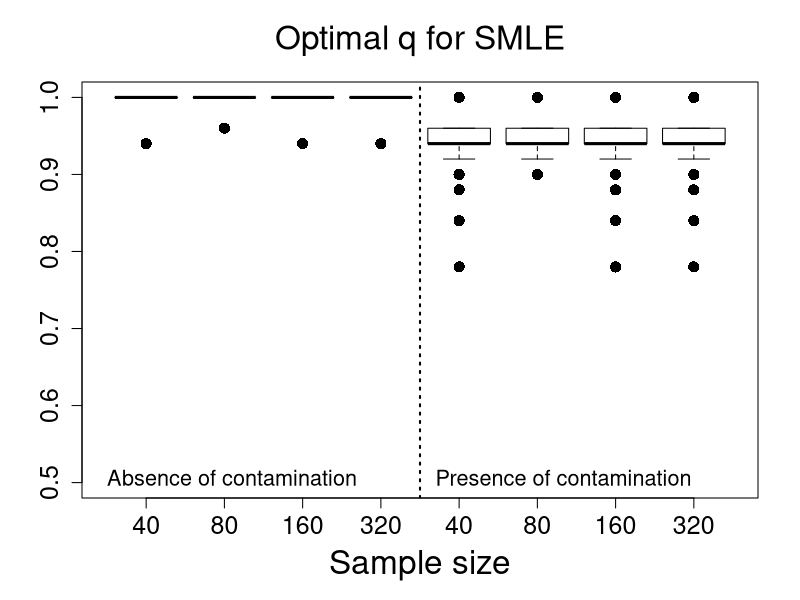
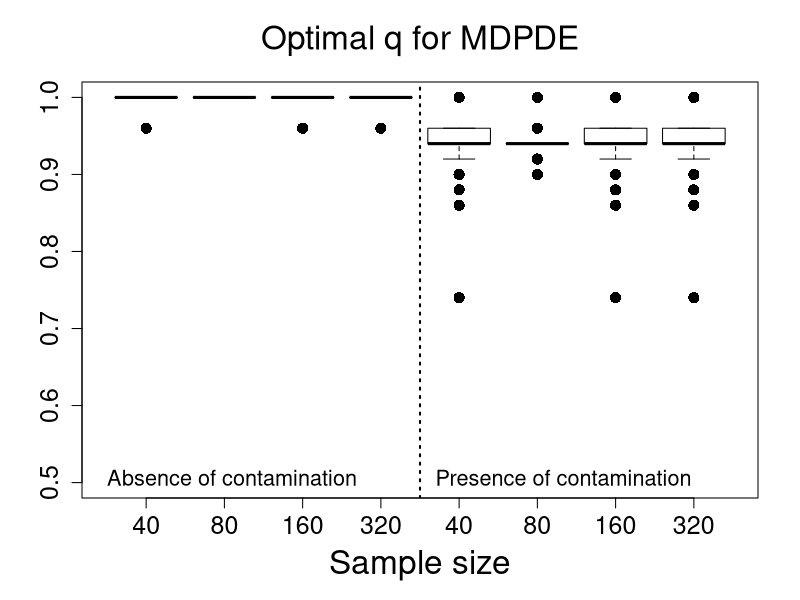

Recreate these plots in R, in order.

#**********************Optimal tuning values***************#
rm(list=ls())

data40 <- read.table("Qoptimal_Scenario4_n40.txt", h=T)
data80 <- read.table("Qoptimal_Scenario4_n80.txt", h=T)
data160 <- read.table("Qoptimal_Scenario4_n40.txt", h=T)
data320 <- read.table("Qoptimal_Scenario4_n40.txt", h=T)

SMLE_n40 <-  data40$qoptimal_SMLE;     SMLEC_n40 <-   data40$qoptimal_SMLE_C
MDPDE_n40 <- data40$qoptimal_MDPDE;    MDPDEC_n40 <-  data40$qoptimal_MDPDE_C
SMLE_n80 <-  data80$qoptimal_SMLE;     SMLEC_n80 <-   data80$qoptimal_SMLE_C
MDPDE_n80 <- data80$qoptimal_MDPDE;    MDPDEC_n80 <-  data80$qoptimal_MDPDE_C
SMLE_n160 <- data160$qoptimal_SMLE;    SMLEC_n160 <-  data160$qoptimal_SMLE_C
MDPDE_n160 <-data160$qoptimal_MDPDE;   MDPDEC_n160 <- data160$qoptimal_MDPDE_C
SMLE_n320 <- data320$qoptimal_SMLE;    SMLEC_n320 <-  data320$qoptimal_SMLE_C
MDPDE_n320 <-data320$qoptimal_MDPDE;   MDPDEC_n320 <- data320$qoptimal_MDPDE_C

#==================================================================
#==================================================================

par(mfrow=c(1,1))

boxplot(SMLE_n40,SMLE_n80,SMLE_n160,SMLE_n320,SMLEC_n40,SMLEC_n80,SMLEC_n160,SMLEC_n320
,main=expression( paste("Optimal ", q, " for SMLE")),
xlab="Sample size",ylab="",names=c(40,80, 160, 320,40,80, 160, 320),outline=T,
ylim=c(0.5,1.0), cex=1.5,cex.lab=2.0,cex.axis=1.5,cex.main=2.0, pch=16, col = NULL)
#abline(1.0,0,col=2,lty=2,lwd=2)
abline(v=4.5,lty=3,lwd=2)
legend(0.0,0.54,"Absence of contamination",bty="n",cex=1.3)
legend(4.2,0.54,"Presence of contamination",bty="n",cex=1.3)

boxplot(MDPDE_n40,MDPDE_n80,MDPDE_n160,MDPDE_n320,MDPDEC_n40,MDPDEC_n80,MDPDEC_n160,MDPDEC_n320,
main=expression( paste("Optimal ", q, " for MDPDE")),
xlab="Sample size",ylab="",names=c(40,80, 160, 320,40,80, 160, 320),outline=T,
ylim=c(0.5,1.0), cex=1.5,cex.lab=2.0,cex.axis=1.5,cex.main=2.0, pch=16, col = NULL)
abline(v=4.5,lty=3,lwd=2)
legend(0.0,0.54,"Absence of contamination",bty="n",cex=1.3)
legend(4.2,0.54,"Presence of contamination",bty="n",cex=1.3)







